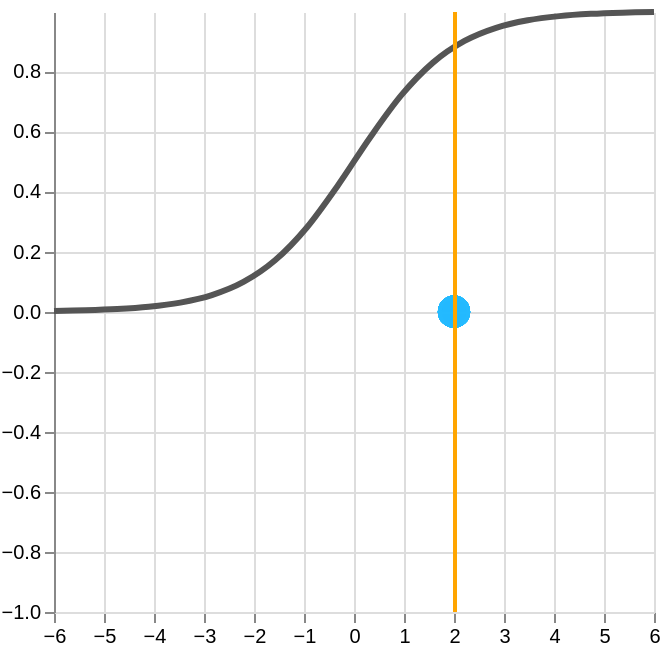

Describe this chart as a Vega-Lite specification.
### Vega specification from a JSON file in a GitHub repository (floating-point values rounded to 4 significant figures)
{"$schema": "https://vega.github.io/schema/vega/v4.json", "width": 300, "height": 300, "data": {"name": "source", "values": [{"x": -6, "y": 0.002473}, {"x": -5.368, "y": 0.00464}, {"x": -4.737, "y": 0.00869}, {"x": -4.105, "y": 0.01622}, {"x": -3.474, "y": 0.03007}, {"x": -2.842, "y": 0.05509}, {"x": -2.211, "y": 0.09881}, {"x": -1.579, "y": 0.1709}, {"x": -0.9474, "y": 0.2794}, {"x": -0.3158, "y": 0.4217}, {"x": 0.3158, "y": 0.5783}, {"x": 0.9474, "y": 0.7206}, {"x": 1.579, "y": 0.8291}, {"x": 2.211, "y": 0.9012}, {"x": 2.842, "y": 0.9449}, {"x": 3.474, "y": 0.9699}, {"x": 4.105, "y": 0.9838}, {"x": 4.737, "y": 0.9913}, {"x": 5.368, "y": 0.9954}, {"x": 6, "y": 0.9975}]}, "axes": [{"grid": true, "orient": "bottom", "scale": "xscale"}, {"grid": true, "orient": "left", "scale": "yscale"}], "signals": [{"name": "xpos", "value": 2, "on": [{"events": "mousemove", "update": "invert('xscale', clamp(x(), 0, width))"}]}, {"name": "xval", "value": 0, "on": [{"events": "mousemove", "update": "((clamp(x(), 0, width) / width) * 12 - 6)"}]}, {"name": "yval", "value": 0, "on": [{"events": "mousemove", "update": "1 / (1 + exp(-1 * ((clamp(x(), 0, width) / width) * 12 - 6)))"}]}], "marks": [{"type": "line", "from": {"data": "source"}, "encode": {"enter": {"x": {"scale": "xscale", "field": "x"}, "y": {"scale": "yscale", "field": "y"}, "interpolate": {"value": "cardinal"}, "stroke": {"value": "#555"}, "strokeWidth": {"value": 3}}}}, {"type": "symbol", "from": {"data": "source"}, "encode": {"update": {"stroke": {"value": "hsl(199, 100%, 57%)"}, "fill": {"value": "hsla(199, 100%, 57%, 0.5)"}, "strokeWidth": {"value": 2}, "shape": "circle", "size": {"value": 200}, "fillOpacity": {"value": 1}, "strokeOpacity": {"value": 1}, "zindex": {"value": 1}, "x": {"scale": "xscale", "signal": "xpos"}, "y": {"scale": "yscale", "signal": "yval"}}}}, {"type": "rule", "interactive": false, "encode": {"update": {"x": {"scale": "xscale", "signal": "xpos", "offset": 0.5}, "y": {"value": 0}, "y2": {"signal": "height"}, "stroke": {"value": "orange"}, "strokeWidth": {"value": 2}, "opacity": {"value": 1}}}}], "scales": [{"name": "xscale", "domain": {"data": "source", "field": "x"}, "range": "width"}, {"name": "yscale", "domain": {"data": "source", "field": "y"}, "range": "height", "domainMin": -1}]}
